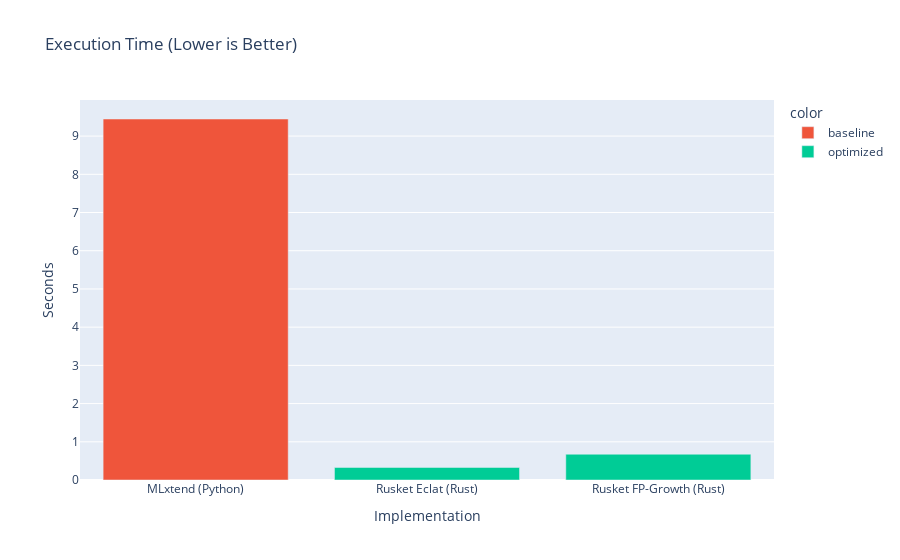

Here is the notebook cell this chart was saved with:
### Markdown cell above
Let's visualize this complete destruction in performance speeds.

### Code cell
fig = px.bar(
    x=["MLxtend (Python)", "Rusket Eclat (Rust)", "Rusket FP-Growth (Rust)"],
    y=[mlxtend_time, rusket_eclat_time, rusket_time],
    title="Execution Time (Lower is Better)",
    labels={"x": "Implementation", "y": "Seconds"},
    color=["baseline", "optimized", "optimized"],
    color_discrete_map={"baseline": "#EF553B", "optimized": "#00CC96"},
)
fig.show()

### Figure 1 — Plotly figure (JSON) as saved in the notebook; plotly's stock layout.template omitted (floating-point values rounded to 4 significant figures)
{"data": [{"hovertemplate": "color=baseline<br>Implementation=%{x}<br>Seconds=%{y}<extra></extra>", "legendgroup": "baseline", "marker": {"color": "#EF553B", "pattern": {"shape": ""}}, "name": "baseline", "orientation": "v", "showlegend": true, "textposition": "auto", "type": "bar", "x": ["MLxtend (Python)"], "xaxis": "x", "y": [9.447], "yaxis": "y"}, {"hovertemplate": "color=optimized<br>Implementation=%{x}<br>Seconds=%{y}<extra></extra>", "legendgroup": "optimized", "marker": {"color": "#00CC96", "pattern": {"shape": ""}}, "name": "optimized", "orientation": "v", "showlegend": true, "textposition": "auto", "type": "bar", "x": ["Rusket Eclat (Rust)", "Rusket FP-Growth (Rust)"], "xaxis": "x", "y": [0.3275, 0.6745], "yaxis": "y"}], "layout": {"barmode": "relative", "legend": {"title": {"text": "color"}, "tracegroupgap": 0}, "title": {"text": "Execution Time (Lower is Better)"}, "xaxis": {"anchor": "y", "domain": [0.0, 1.0], "title": {"text": "Implementation"}}, "yaxis": {"anchor": "x", "domain": [0.0, 1.0], "title": {"text": "Seconds"}}}}
